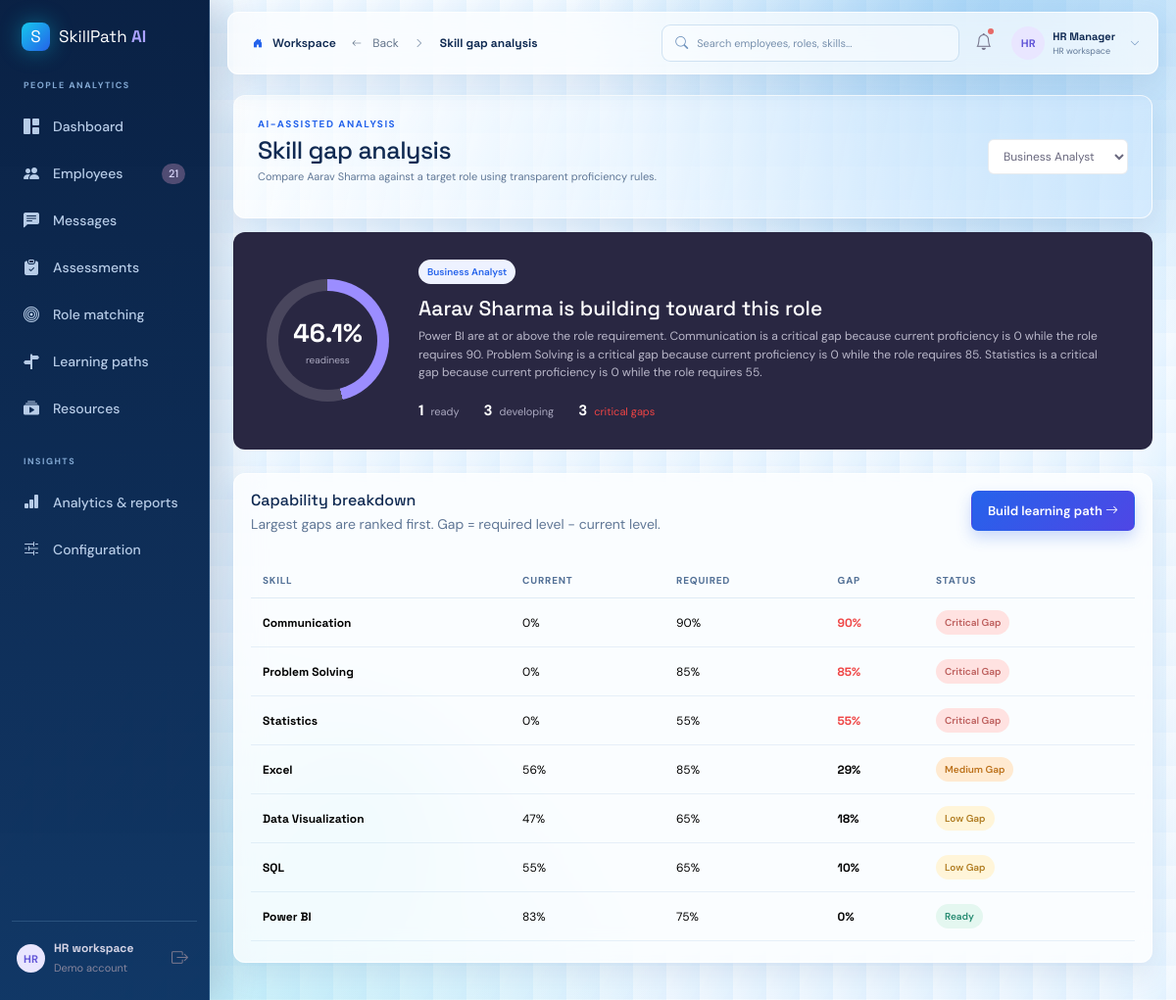
The page /analysis/1 on the database its author committed.
### tables this page shows
CREATE TABLE employees (id INTEGER PRIMARY KEY AUTOINCREMENT, name TEXT NOT NULL, email TEXT NOT NULL UNIQUE, department TEXT NOT NULL, experience INTEGER NOT NULL DEFAULT 1, profile TEXT DEFAULT '', created_at TEXT DEFAULT CURRENT_TIMESTAMP, current_role TEXT DEFAULT '', password_hash TEXT DEFAULT '');

CREATE TABLE roles (id INTEGER PRIMARY KEY AUTOINCREMENT, name TEXT NOT NULL UNIQUE, description TEXT DEFAULT '');

CREATE TABLE role_skills (role_id INTEGER NOT NULL REFERENCES roles(id) ON DELETE CASCADE, skill_id INTEGER NOT NULL REFERENCES skills(id) ON DELETE CASCADE, required_level INTEGER NOT NULL CHECK(required_level BETWEEN 0 AND 100), PRIMARY KEY(role_id, skill_id));

CREATE TABLE skills (id INTEGER PRIMARY KEY AUTOINCREMENT, name TEXT NOT NULL UNIQUE, description TEXT DEFAULT '');

### app.py (the view)
@app.route("/analysis/<int:employee_id>")
def analysis_page(employee_id):
    employee = row("SELECT * FROM employees WHERE id=?", (employee_id,)); roles = rows("SELECT * FROM roles ORDER BY name"); role_id = request.args.get("role_id", roles[0]["id"] if roles else None); result = analyze(employee_id, int(role_id)) if role_id else {}
    selected_role = row("SELECT * FROM roles WHERE id=?", (role_id,)) if role_id else None
    return render_template("analysis.html", employee=employee, roles=roles, selected_role=selected_role, result=result)

### app.py (called while the page is built)
@app.context_processor
def inject_globals():
    return {"nav_employee_count": row("SELECT COUNT(*) AS count FROM employees")["count"], "notifications": notifications_data()}

### database.py (called while the page is built)
def connect():
    DB_PATH.parent.mkdir(exist_ok=True)
    connection = sqlite3.connect(DB_PATH)
    connection.row_factory = sqlite3.Row
    connection.execute("PRAGMA foreign_keys = ON")
    return connection

def rows(query, params=()):
    db = connect()
    result = [dict(row) for row in db.execute(query, params).fetchall()]
    db.close()
    return result

def row(query, params=()):
    db = connect()
    result = db.execute(query, params).fetchone()
    db.close()
    return dict(result) if result else None

### services/analysis.py (called while the page is built)
def employee_skills(employee_id):
    return {item["name"]: item["proficiency"] for item in rows("SELECT s.name, es.proficiency FROM employee_skills es JOIN skills s ON s.id = es.skill_id WHERE es.employee_id = ?", (employee_id,))}

def role_skills(role_id):
    return rows("SELECT s.name, rs.required_level FROM role_skills rs JOIN skills s ON s.id = rs.skill_id WHERE rs.role_id = ? ORDER BY rs.required_level DESC", (role_id,))

def gap_status(gap):
    if gap <= 0: return "Ready"
    if gap <= GAP_THRESHOLDS["low"]: return "Low Gap"
    if gap <= GAP_THRESHOLDS["medium"]: return "Medium Gap"
    return "Critical Gap"

def readiness_label(readiness):
    if readiness >= READINESS_THRESHOLDS["highly_ready"]: return "Highly Ready"
    if readiness >= READINESS_THRESHOLDS["moderately_ready"]: return "Moderately Ready"
    if readiness >= READINESS_THRESHOLDS["developing"]: return "Developing"
    return "Needs Development"

### templates/analysis.html
{% extends 'base.html' %}{% block title %}Skill gap analysis{% endblock %}{% block content %}<div class="page-heading"><div><span class="eyebrow">AI-ASSISTED ANALYSIS</span><h1>Skill gap analysis</h1><p class="muted">Compare {{ employee.name }} against a target role using transparent proficiency rules.</p></div><form><select name="role_id" onchange="this.form.submit()" class="role-select">{% for role in roles %}<option value="{{ role.id }}" {{ 'selected' if selected_role.id == role.id }}>{{ role.name }}</option>{% endfor %}</select></form></div><div class="analysis-summary"><div class="readiness-ring" style="--score:{{ result.readiness }}"><div><strong>{{ result.readiness }}%</strong><small>readiness</small></div></div><div class="summary-copy"><span class="soft-badge purple">{{ selected_role.name }}</span><h2>{{ employee.name }} is {{ 'ready to grow into this role' if result.readiness >= 70 else 'building toward this role' }}</h2><p>{{ result.explanation }}</p><div class="summary-stats"><span><b>{{ result.ready }}</b> ready</span><span><b>{{ result.weak }}</b> developing</span><span class="critical-text"><b>{{ result.critical }}</b> critical gaps</span></div></div></div><div class="panel table-panel mt-4"><div class="panel-header"><div><h3>Capability breakdown</h3><p class="muted">Largest gaps are ranked first. Gap = required level − current level.</p></div><a href="{{ url_for('learning_path_page', employee_id=employee.id, role_id=selected_role.id) }}" class="btn btn-primary btn-sm">Build learning path <i class="bi bi-arrow-right"></i></a></div><div class="table-responsive"><table class="table align-middle"><thead><tr><th>Skill</th><th>Current</th><th>Required</th><th>Gap</th><th>Status</th></tr></thead><tbody>{% for item in result.gaps %}<tr><td><strong>{{ item.skill }}</strong></td><td>{{ item.current }}%</td><td>{{ item.required }}%</td><td><strong class="{{ 'critical-text' if item.gap > 40 else '' }}">{{ item.gap }}%</strong></td><td><span class="status {{ item.status|lower|replace(' ', '-') }}">{{ item.status }}</span></td></tr>{% endfor %}</tbody></table></div></div>{% endblock %}

### static/css/reference-theme.css (style rules this page uses)
:root { --ref-navy: #0b2347; --ref-blue: #2563eb; --ref-indigo: #4f46e5; --ref-cyan: #06b6d4; --ref-ice: #eef7ff; --ref-ink: #102a52; --ref-muted: #607796; --ref-glass: rgba(255, 255, 255, .72); --ref-border: rgba(255, 255, 255, .78); --ref-shadow: 0 12px 28px rgba(35, 92, 156, .12); }
body { position: relative; overflow-x: hidden; background-color: #eaf5ff; background-image: radial-gradient(circle at 84% -4%, rgba(82, 170, 235, .48), transparent 29%), radial-gradient(circle at 18% 110%, rgba(30, 205, 223, .22), transparent 32%), linear-gradient(120deg, rgba(255, 255, 255, .6), rgba(214, 237, 255, .42)); background-attachment: fixed; }
body::before { content: ""; position: fixed; z-index: -1; inset: 0; pointer-events: none; opacity: .28; background-image: linear-gradient(rgba(255, 255, 255, .36) 1px, transparent 1px), linear-gradient(90deg, rgba(71, 144, 207, .12) 1px, transparent 1px); background-size: 42px 42px; mask-image: linear-gradient(to bottom, black, transparent 82%); }
.page-heading { margin: 0 0 14px; padding: 17px 24px; min-height: 70px; align-items: center; border: 1px solid rgba(255, 255, 255, .8); border-radius: 12px; background: linear-gradient(100deg, rgba(255,255,255,.68), rgba(207,232,255,.58)); box-shadow: var(--ref-shadow); }
.page-heading h1 { color: var(--ref-ink); font-size: 25px; margin: 2px 0 4px; }
.page-heading p { color: var(--ref-muted); font-size: 11px; }
.eyebrow { color: var(--ref-blue); }
.metric-card, .panel, .role-card, .resource-card, .profile-hero, .table-panel { border: 1px solid var(--ref-border); border-radius: 12px; background: var(--ref-glass); backdrop-filter: blur(15px); -webkit-backdrop-filter: blur(15px); box-shadow: var(--ref-shadow); }
.panel { padding: 17px; }
.panel-header { margin-bottom: 13px; }
.panel-header h3 { color: var(--ref-ink); }
.panel-header p { color: var(--ref-muted); }
.table-panel { padding-bottom: 5px; }
.table { color: var(--ref-ink); }
.table th { color: #527096; border-color: rgba(129,171,210,.22); }
.table td { border-color: rgba(129,171,210,.17); padding-top: 12px; padding-bottom: 12px; }
.btn-primary { background: linear-gradient(135deg, var(--ref-blue), var(--ref-indigo)); border-color: transparent; box-shadow: 0 7px 15px rgba(37,99,235,.23); }

### rows shown on the page
employees: name "Aarav Sharma"
roles: name "Business Analyst"
role_skills: skill "Communication", current "0", required "90", gap "90", status "Critical Gap"
role_skills: skill "Problem Solving", current "0", required "85", gap "85", status "Critical Gap"
role_skills: skill "Statistics", current "0", required "55", gap "55", status "Critical Gap"
role_skills: skill "Excel", current "56", required "85", gap "29", status "Medium Gap"
role_skills: skill "Data Visualization", current "47", required "65", gap "18", status "Low Gap"
role_skills: skill "SQL", current "55", required "65", gap "10", status "Low Gap"
role_skills: skill "Power BI", current "83", required "75", gap "0", status "Ready"

### other values the page prints
{{ nav_employee_count }} "21"
{{ result.readiness }} "46.1"
{{ result.ready }} "1"
{{ result.weak }} "3"
{{ result.critical }} "3"
form field role_id "Business Analyst"
